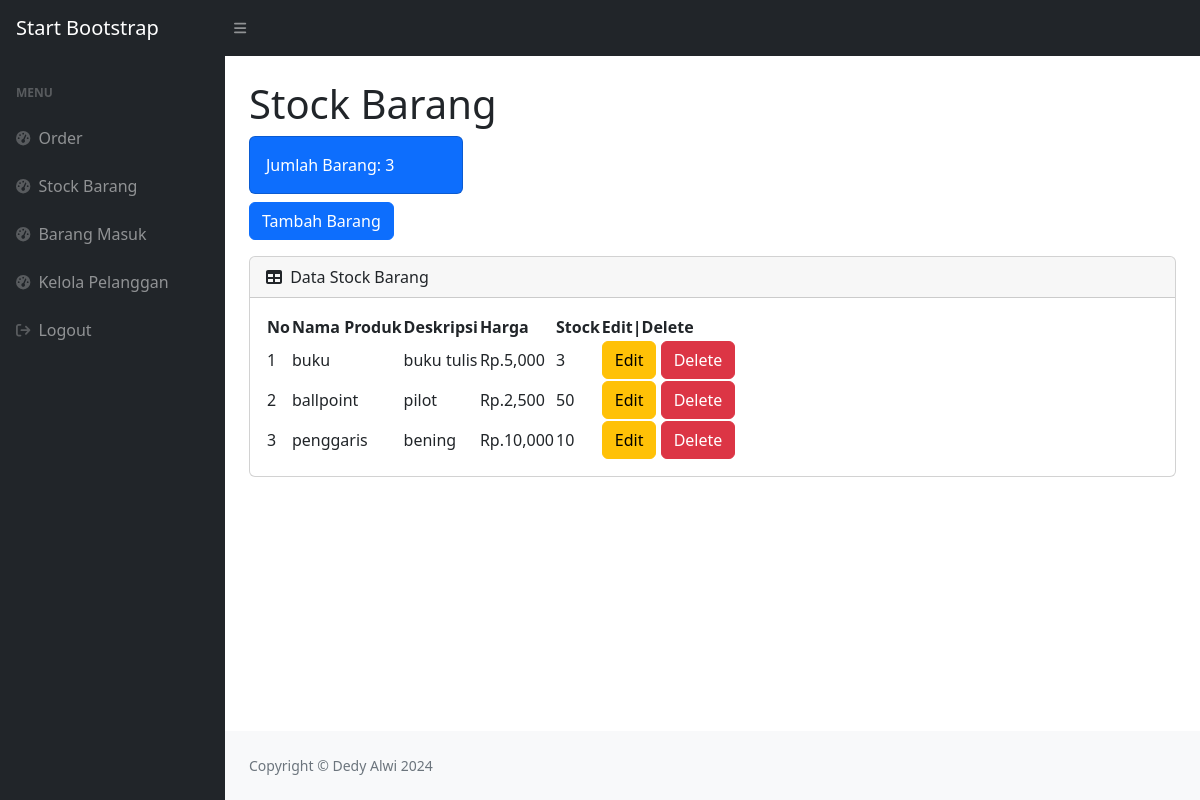
The app's page /stock.php (signed in) with its own data.
### tables this page shows
CREATE TABLE `produk` (
  `id_produk` int(11) NOT NULL,
  `nama_produk` varchar(35) NOT NULL,
  `deskripsi` varchar(35) NOT NULL,
  `harga` int(11) NOT NULL,
  `stock` int(11) NOT NULL
);

### stock.php (the view, shortened to what this page needs)
<?php
require 'ceklogin.php';
$barang = mysqli_query($koneksi, "SELECT * FROM produk");
$h2 = mysqli_num_rows($barang);
?>
<!DOCTYPE html>
<html lang="en">
    <head>
        <link href="https://cdn.jsdelivr.net/npm/simple-datatables@7.1.2/dist/style.min.css" rel="stylesheet" />
        <link href="css/styles.css" rel="stylesheet" />
    </head>
    <body class="sb-nav-fixed">
        <nav class="sb-topnav navbar navbar-expand navbar-dark bg-dark">
            <a class="navbar-brand ps-3" href="index.php">Start Bootstrap</a>
            <button class="btn btn-link btn-sm order-1 order-lg-0 me-4 me-lg-0" id="sidebarToggle" href="#!"><i class="fas fa-bars"></i></button>
        </nav>
        <div id="layoutSidenav">
            <div id="layoutSidenav_nav">
                <nav class="sb-sidenav accordion sb-sidenav-dark" id="sidenavAccordion">
                    <div class="sb-sidenav-menu">
                        <div class="nav">
                            <div class="sb-sidenav-menu-heading">Menu</div>
                            <a class="nav-link" href="index.php">
                                <div class="sb-nav-link-icon"><i class="fas fa-tachometer-alt"></i></div>
                                Order
                            </a>
                            <a class="nav-link" href="stock.php">
                                <div class="sb-nav-link-icon"><i class="fas fa-tachometer-alt"></i></div>
                                Stock Barang
                            </a>
                            <a class="nav-link" href="masuk.php">
                                <div class="sb-nav-link-icon"><i class="fas fa-tachometer-alt"></i></div>
                                Barang Masuk
                            </a>
                            <a class="nav-link" href="pelanggan.php">
                                <div class="sb-nav-link-icon"><i class="fas fa-tachometer-alt"></i></div>
                                Kelola Pelanggan
                            </a>
                            <a class="nav-link" href="logout.php">
                                <div class="sb-nav-link-icon"><i class="fa fa-sign-out"></i></div>
                                Logout
                            </a>
                        </div>
                    </div>
                </nav>
            </div>
            <div id="layoutSidenav_content">
                <main>
                    <div class="container-fluid px-4">
                        <h1 class="mt-4">Stock Barang</h1>
                        <div class="row">
                            <div class="col-xl-3 col-md-6">
                                <div class="card bg-primary text-white mb-2">
                                    <div class="card-body">Jumlah Barang: <?= $h2;?></div>
                                </div>
                                <div >
                                <button type="button" class="btn btn-primary" data-bs-toggle="modal" data-bs-target="#myModal">
                                    Tambah Barang
                                </button>
                                </div>
                            </div>
                        </div>
                        <div class="card mt-3 mb-4">
                            <div class="card-header">
                                <i class="fas fa-table me-1"></i>
                                Data Stock Barang
                            </div>
                            <div class="card-body">
                                <table id="datatablesSimple">
                                    <thead>
                                        <tr>
                                            <th>No</th>
                                            <th>Nama Produk</th>
                                            <th>Deskripsi</th>
                                            <th>Harga</th>
                                            <th>Stock</th>
                                            <th>Edit|Delete</th>
                                        </tr>
                                    </thead>
                                    <tbody>
                                        <?php
                                        $getbarang = mysqli_query(
                                            $koneksi,
                                            "SELECT * FROM produk ");
                                        $i = 1;
                                        while ($brg = mysqli_fetch_array($getbarang)) {
                                            $np = $brg['nama_produk'];
                                            $deskripsi = $brg['deskripsi'];
                                            $harga = $brg['harga'];
                                            $stock = $brg['stock'];
                                            $id_produk = $brg['id_produk'];
                                        ?>
                                        <tr>
                                            <td><?= $i++; ?></td>
                                            <td><?= $np; ?></td>
                                            <td><?= $deskripsi; ?></td>
                                            <td>Rp.<?= number_format($harga); ?></td>
                                            <td><?= $stock; ?></td>
                                            <td><button type="button" class="btn btn-warning" data-bs-toggle="modal" data-bs-target="#edit<?= $id_produk;?>">Edit</button> <button type="button" class="btn btn-danger" data-bs-toggle="modal" data-bs-target="#delete<?= $id_produk;?>">Delete</button></td>
                                        </tr>
                                        <?php
                                         };
                                          ?>
                                    </tbody>
                                </table>
                            </div>
                        </div>
                    </div>
                </main>
                <footer class="py-4 bg-light mt-auto">
                    <div class="container-fluid px-4">
                        <div class="d-flex align-items-center justify-content-between small">
                            <div class="text-muted">Copyright &copy; Dedy Alwi 2024</div>
                        </div>
                    </div>
                </footer>
            </div>
        </div>
    </body>
</html>

### records on screen
produk: nama_produk "buku", deskripsi "buku tulis", harga "5,000", stock "3"
produk: nama_produk "ballpoint", deskripsi "pilot", harga "2,500", stock "50"
produk: nama_produk "penggaris", deskripsi "bening", harga "10,000", stock "10"

### other values on screen
$h2 "3"
